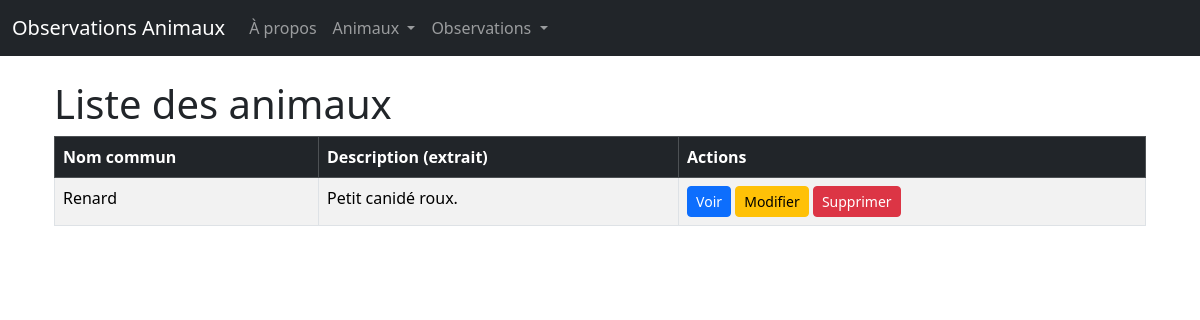
Before: /animals/ with the older database file.
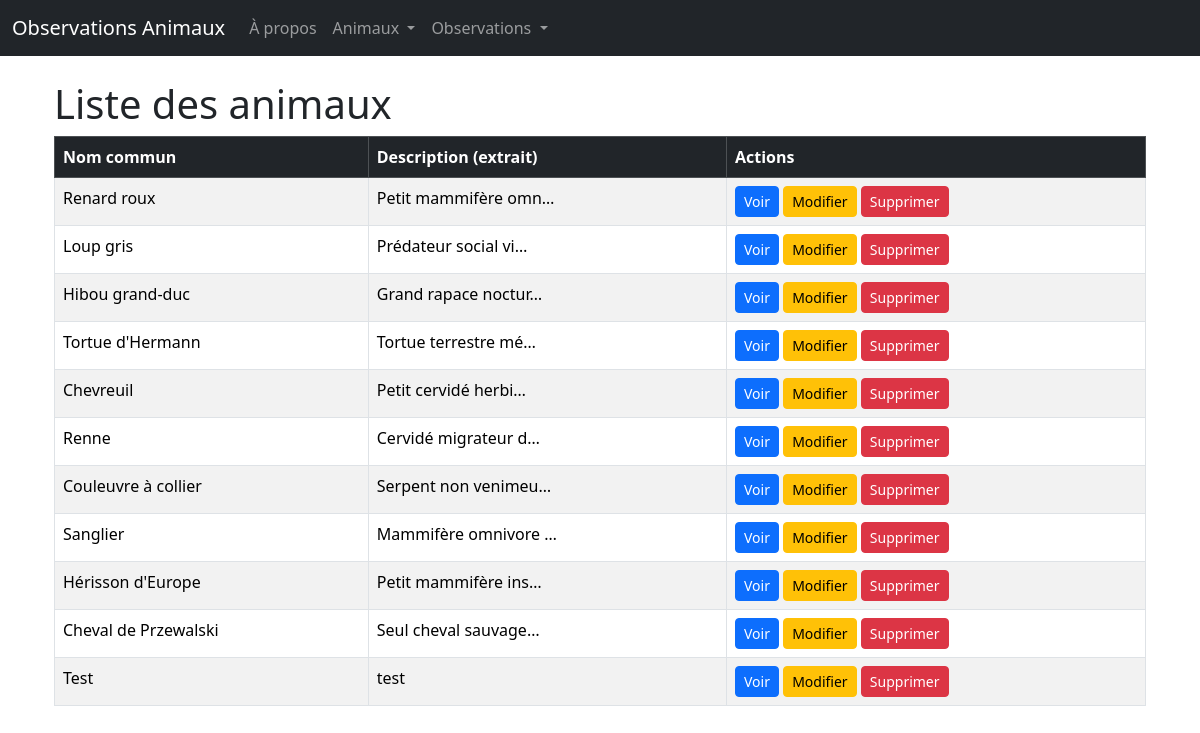
After: the same page with the newer database file.
### observo/models.py (models this page shows, shortened)
class Animal(models.Model):
    nom_commun = models.CharField(max_length=100)
    nom_savant = models.CharField(max_length=100)
    embranchement = models.CharField(max_length=50)
    classe = models.CharField(max_length=50)
    ordre = models.CharField(max_length=50)
    sous_ordre = models.CharField(max_length=50, blank=True, null=True)
    famille = models.CharField(max_length=50)
    genre = models.CharField(max_length=50)
    statut_iucn = models.CharField(max_length=20)
    description = models.TextField()

### observo/views.py (the view)
# urls.py: path('animals/', views.animal_list, name='animal_list'),
def animal_list(request):
    animals = Animal.objects.all()
    return render(request, 'observo/animal_list.html', {'animals': animals})

### observo/templates/observo/animal_list.html (shortened to what this page needs)
{% extends 'observo/base.html' %}
{% block content %}
<div class="container mt-4">
    <h1>Liste des animaux</h1>
    <table class="table table-striped table-bordered">
        <thead class="table-dark">
            <tr>
                <th>Nom commun</th>
                <th>Description (extrait)</th>
                <th>Actions</th>
            </tr>
        </thead>
        <tbody>
            {% for animal in animals %}
            <tr>
                <td>{{ animal.nom_commun }}</td>
                <td>{{ animal.description|truncatechars:20 }}</td>
                <td>
                    <a class="btn btn-primary btn-sm" href="{% url 'animal_detail' animal.id %}">Voir</a>
                    <a class="btn btn-warning btn-sm" href="{% url 'change_animal' animal.id %}">Modifier</a>
                    <a class="btn btn-danger btn-sm" href="{% url 'delete_animal' animal.id %}">Supprimer</a>
                </td>
            </tr>
            {% empty %}
            <tr>
                <td colspan="3">Aucun animal enregistré.</td>
            </tr>
            {% endfor %}
        </tbody>
    </table>
</div>
{% endblock %}

### observo/templates/observo/base.html (shortened to what this page needs)
<!DOCTYPE html>
<html lang="fr">
<head>
    <link href="https://cdn.jsdelivr.net/npm/bootstrap@5.3.3/dist/css/bootstrap.min.css" rel="stylesheet">
</head>
<body>
<nav class="navbar navbar-expand-lg navbar-dark bg-dark mb-4">
    <div class="container-fluid">
        <a class="navbar-brand" href="{% url 'about' %}">Observations Animaux</a>
        <div class="collapse navbar-collapse" id="navbarNavDropdown">
            <ul class="navbar-nav">
                <li class="nav-item">
                    <a class="nav-link" href="{% url 'about' %}">À propos</a>
                </li>
                <li class="nav-item dropdown">
                    <a class="nav-link dropdown-toggle" href="#" role="button" data-bs-toggle="dropdown" aria-expanded="false">
                        Animaux
                    </a>
                </li>
                <li class="nav-item dropdown">
                    <a class="nav-link dropdown-toggle" href="#" role="button" data-bs-toggle="dropdown" aria-expanded="false">
                        Observations
                    </a>
                </li>
            </ul>
        </div>
    </div>
</nav>
<div class="container">
    {% block content %}
    {% endblock %}
</div>
</body>
</html>

Changed rows visible on the page:
changed Animal: nom_commun "Renard" → "Renard roux"; description "Petit canidé roux." → "Petit mammifère omn…"
added Animal: nom_commun "Loup gris", description "Prédateur social vi…"
added Animal: nom_commun "Hibou grand-duc", description "Grand rapace noctur…"
added Animal: nom_commun "Tortue d'Hermann", description "Tortue terrestre mé…"
added Animal: nom_commun "Chevreuil", description "Petit cervidé herbi…"
added Animal: nom_commun "Renne", description "Cervidé migrateur d…"
added Animal: nom_commun "Couleuvre à collier", description "Serpent non venimeu…"
added Animal: nom_commun "Sanglier", description "Mammifère omnivore …"
added Animal: nom_commun "Hérisson d'Europe", description "Petit mammifère ins…"
added Animal: nom_commun "Cheval de Przewalski", description "Seul cheval sauvage…"
added Animal: nom_commun "Test", description "test"
